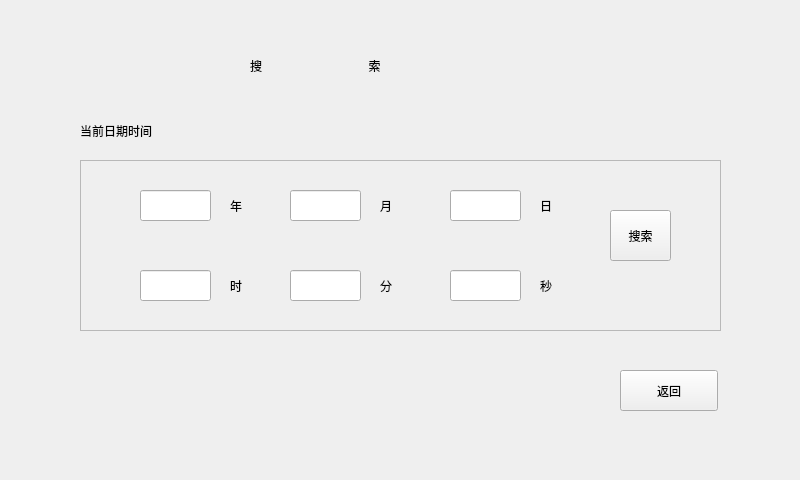
<?xml version="1.0" encoding="UTF-8"?>
<ui version="4.0">
 <class>HisDataSearch</class>
 <widget class="QWidget" name="HisDataSearch">
  <property name="geometry">
   <rect>
    <x>0</x>
    <y>0</y>
    <width>800</width>
    <height>480</height>
   </rect>
  </property>
  <property name="windowTitle">
   <string>Form</string>
  </property>
  <widget class="QLabel" name="lbTitle">
   <property name="geometry">
    <rect>
     <x>250</x>
     <y>30</y>
     <width>271</width>
     <height>71</height>
    </rect>
   </property>
   <property name="text">
    <string>搜                                索</string>
   </property>
  </widget>
  <widget class="QLineEdit" name="leYear">
   <property name="geometry">
    <rect>
     <x>140</x>
     <y>190</y>
     <width>71</width>
     <height>31</height>
    </rect>
   </property>
  </widget>
  <widget class="QLineEdit" name="leMinute">
   <property name="geometry">
    <rect>
     <x>290</x>
     <y>270</y>
     <width>71</width>
     <height>31</height>
    </rect>
   </property>
  </widget>
  <widget class="QLabel" name="lbHour">
   <property name="geometry">
    <rect>
     <x>230</x>
     <y>260</y>
     <width>51</width>
     <height>51</height>
    </rect>
   </property>
   <property name="text">
    <string>时</string>
   </property>
  </widget>
  <widget class="QLineEdit" name="leSecond">
   <property name="geometry">
    <rect>
     <x>450</x>
     <y>270</y>
     <width>71</width>
     <height>31</height>
    </rect>
   </property>
  </widget>
  <widget class="QLineEdit" name="leHour">
   <property name="geometry">
    <rect>
     <x>140</x>
     <y>270</y>
     <width>71</width>
     <height>31</height>
    </rect>
   </property>
  </widget>
  <widget class="QLabel" name="lbMonth">
   <property name="geometry">
    <rect>
     <x>380</x>
     <y>180</y>
     <width>51</width>
     <height>51</height>
    </rect>
   </property>
   <property name="text">
    <string>月</string>
   </property>
  </widget>
  <widget class="QLabel" name="lbMinute">
   <property name="geometry">
    <rect>
     <x>380</x>
     <y>260</y>
     <width>51</width>
     <height>51</height>
    </rect>
   </property>
   <property name="text">
    <string>分</string>
   </property>
  </widget>
  <widget class="QLabel" name="lbDay">
   <property name="geometry">
    <rect>
     <x>540</x>
     <y>180</y>
     <width>51</width>
     <height>51</height>
    </rect>
   </property>
   <property name="text">
    <string>日</string>
   </property>
  </widget>
  <widget class="QLabel" name="lbYear">
   <property name="geometry">
    <rect>
     <x>230</x>
     <y>180</y>
     <width>51</width>
     <height>51</height>
    </rect>
   </property>
   <property name="text">
    <string>年</string>
   </property>
  </widget>
  <widget class="QPushButton" name="pbSearch">
   <property name="geometry">
    <rect>
     <x>610</x>
     <y>210</y>
     <width>61</width>
     <height>51</height>
    </rect>
   </property>
   <property name="text">
    <string>搜索</string>
   </property>
  </widget>
  <widget class="QFrame" name="frame">
   <property name="geometry">
    <rect>
     <x>80</x>
     <y>160</y>
     <width>641</width>
     <height>171</height>
    </rect>
   </property>
   <property name="frameShape">
    <enum>QFrame::StyledPanel</enum>
   </property>
   <property name="frameShadow">
    <enum>QFrame::Raised</enum>
   </property>
   <widget class="QLineEdit" name="leMonth">
    <property name="geometry">
     <rect>
      <x>210</x>
      <y>30</y>
      <width>71</width>
      <height>31</height>
     </rect>
    </property>
   </widget>
  </widget>
  <widget class="QLineEdit" name="leDay">
   <property name="geometry">
    <rect>
     <x>450</x>
     <y>190</y>
     <width>71</width>
     <height>31</height>
    </rect>
   </property>
  </widget>
  <widget class="QLabel" name="lbSecond">
   <property name="geometry">
    <rect>
     <x>540</x>
     <y>260</y>
     <width>51</width>
     <height>51</height>
    </rect>
   </property>
   <property name="text">
    <string>秒</string>
   </property>
  </widget>
  <widget class="QPushButton" name="pbExit">
   <property name="geometry">
    <rect>
     <x>620</x>
     <y>370</y>
     <width>98</width>
     <height>41</height>
    </rect>
   </property>
   <property name="text">
    <string>返回</string>
   </property>
  </widget>
  <widget class="QLabel" name="lbDataTime">
   <property name="geometry">
    <rect>
     <x>80</x>
     <y>110</y>
     <width>251</width>
     <height>41</height>
    </rect>
   </property>
   <property name="text">
    <string>当前日期时间</string>
   </property>
  </widget>
  <zorder>frame</zorder>
  <zorder>lbTitle</zorder>
  <zorder>leYear</zorder>
  <zorder>leMinute</zorder>
  <zorder>lbHour</zorder>
  <zorder>leSecond</zorder>
  <zorder>leHour</zorder>
  <zorder>lbMonth</zorder>
  <zorder>lbMinute</zorder>
  <zorder>lbDay</zorder>
  <zorder>lbYear</zorder>
  <zorder>pbSearch</zorder>
  <zorder>leDay</zorder>
  <zorder>lbSecond</zorder>
  <zorder>pbExit</zorder>
  <zorder>lbDataTime</zorder>
 </widget>
 <resources/>
 <connections/>
</ui>
